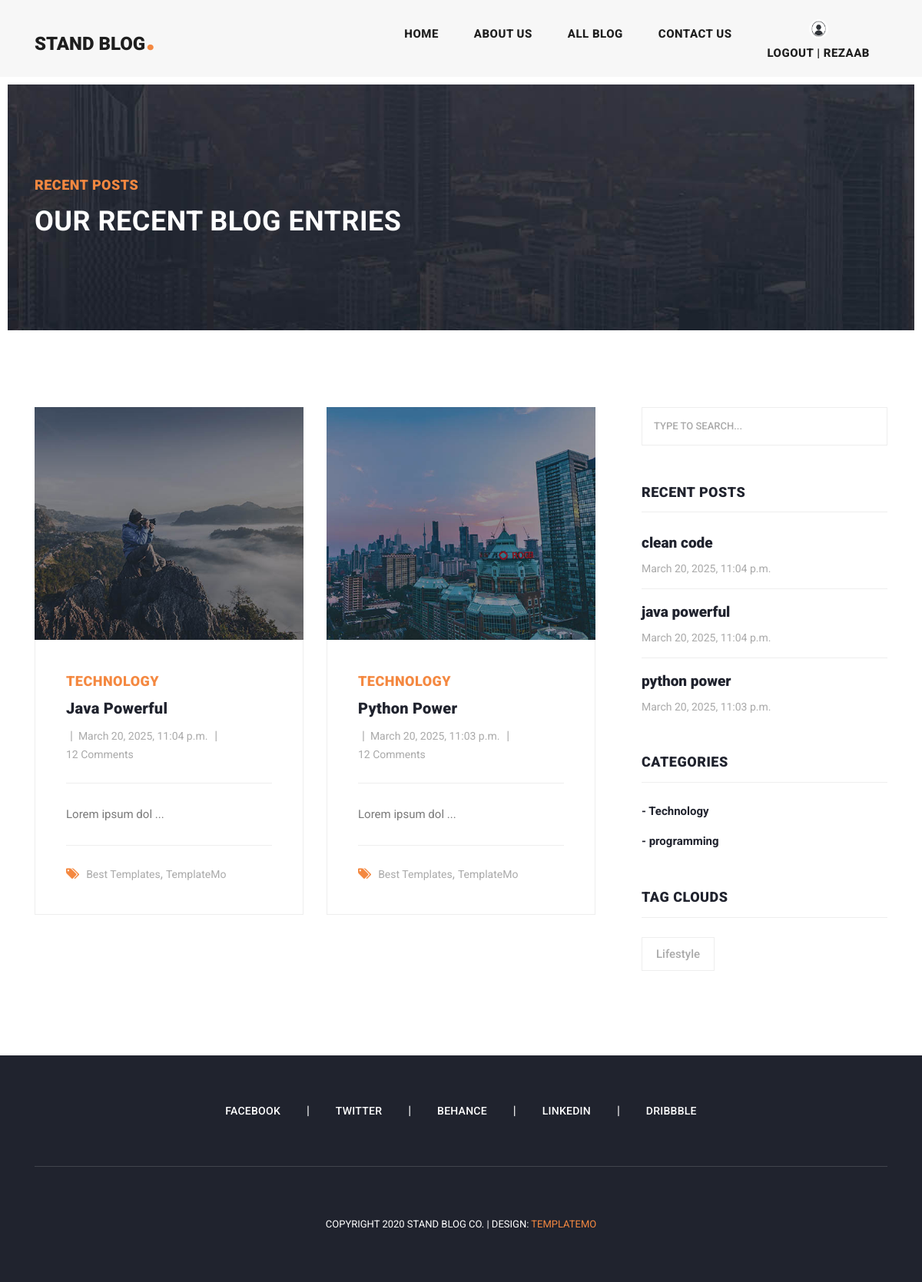
/category/1/ (signed in), run on the app's committed database.
### blog/models.py (models this page shows, shortened)
class Post(models.Model):
    author = models.ForeignKey(User, on_delete=models.CASCADE, related_name="posts")
    title = models.CharField(max_length=50)
    category = models.ManyToManyField(Category, related_name="posts")
    body = models.TextField()
    image = models.ImageField(upload_to="images/posts/%Y/%m/%d", null=True, blank=True)
    created = models.DateTimeField(auto_now_add=True)
    updated = models.DateTimeField(auto_now=True)
    slug = models.SlugField(blank=True, unique=True)
    status  = models.BooleanField(default=True)
    published = models.BooleanField(default=True)
    class Meta:
        ordering = ("-created",)
        verbose_name = "post"
        verbose_name_plural = "posts"
    def get_absolute_url(self):
        return reverse("home:detail", kwargs={"slug": self.slug})

class Category(models.Model):
    name = models.CharField(max_length=50)
    created = models.DateTimeField(auto_now_add=True)
    class Meta:
        verbose_name_plural = "categories"
    def __str__(self):
        return f'{self.name}'

### home/views.py (the view)
# urls.py: path("category/<int:pk>/", views.category_detail, name="category_detail"),
def category_detail(request, pk=None):
    category = get_object_or_404(Category, id=pk)
    posts = category.posts.all()
    return render(request, "home/blog.html",{"posts":posts})

### context_processors/context_processors.py (called while the page is built)
def recent_post(request):
    recent_post = Post.objects.all().order_by("-created")
    return {"recent_post":recent_post}

def categories(request):
    categories = Category.objects.all()
    return {"categories":categories}

### home/templatetags/filters.py (called while the page is built)
@register.inclusion_tag("home/result_tag.html")
def show_res(queryset):
    return {"objects" : queryset}

### home/templates/home/blog.html (shortened to what this page needs)
{% extends 'base.html' %}
{% load static %}
{% block content %}
  <div class="heading-page header-text">
    <section class="page-heading">
      <div class="container">
        <div class="row">
          <div class="col-lg-12">
            <div class="text-content">
              <h4>Recent Posts</h4>
              <h2>Our Recent Blog Entries</h2>
            </div>
          </div>
        </div>
      </div>
    </section>
  </div>
  <section class="blog-posts grid-system">
    <div class="container">
      <div class="row">
        <div class="col-lg-8">
          <div class="all-blog-posts">
            <div class="row">
              {% for post in posts %}
              <div class="col-lg-6">
                <div class="blog-post">
                  <div class="blog-thumb">
                    <img src="{{post.image.url}}" alt="" />
                  </div>
                  <div class="down-content">
                    <span>{{post.category.first}}</span>
                    <a href="{{post.get_absolute_url}}"><h4>{{post.title}}</h4></a>
                    <ul class="post-info">
                      <li>
                      </li>
                      <li>
                        <a href="#">{{post.created}}</a>
                      </li>
                      <li>
                        <a href="#">12 Comments</a>
                      </li>
                    </ul>
                    <p>{{post.body|slice:":15"}} ...</p>
                    <div class="post-options">
                      <div class="row">
                        <div class="col-lg-12">
                          <ul class="post-tags">
                            <li>
                              <i class="fa fa-tags"></i>
                            </li>
                            <li>
                              <a href="#">Best Templates</a>,
                            </li>
                            <li>
                              <a href="#">TemplateMo</a>
                            </li>
                          </ul>
                        </div>
                      </div>
                    </div>
                  </div>
                </div>
              </div>
              {% endfor %}
              <div class="col-lg-12">
              </div>
            </div>
          </div>
        </div>
          {% include "inc/sidebar.html" %}
      </div>
    </div>
  </section>
{% endblock %}

### templates/inc/navbar.html (shortened to what this page needs)
{% load static %}
<header class="">
  <nav class="navbar navbar-expand-lg">
    <div class="container">
      <a class="navbar-brand" href="{% url 'home:index' %}"><h2>Stand Blog<em>.</em></h2></a>
      <div class="collapse navbar-collapse" id="navbarResponsive">
        <ul class="navbar-nav ml-auto">
          <li class="nav-item {% if request.resolver_match.url_name == "index" %}active{% endif %}">
            <a class="nav-link" href="{% url 'home:index' %}">Home<span class="sr-only">(current)</span></a>
          </li>
          <li class="nav-item {% if request.resolver_match.url_name == "about" %}active{% endif %}">
            <a class="nav-link" href="{% url 'home:about' %}">About Us</a>
          </li>
          <li class="nav-item {% if request.resolver_match.url_name == "blog" %}active{% endif %}">
            <a class="nav-link" href="{% url 'home:blog' %}">All Blog</a>
          </li>
          <li class="nav-item {% if request.resolver_match.url_name == "contact" %}active{% endif %}">
            <a class="nav-link" href="{% url 'home:contact' %}">Contact Us</a>
          </li>
          <li class="nav-item">
            {% if not request.user.is_authenticated %}
              <div class="d-flex">
                <a class="nav-link" href="{% url 'account:login' %}">Login</a>
                <a class="nav-link" href="{% url 'account:register' %}">|&nbsp;&nbsp;&nbsp;&nbsp;Register</a>
              </div>
            {% else %}
              {% if request.user.image %}
                <span><img src="{{ user.profile.image.url }}" width="30px" height="30px" style="border-radius: 100%;" alt="" /></span>
              {% else %}
                <span><img src="{% static 'account/images/icons/defaultUser.png' %}" width="25px" height="25px" style="border-radius: 100%;" alt="" /></span>
              {% endif %}
              <a class="nav-link" href="{% url 'account:logout' %}">logout | {{ request.user }}</a>
            {% endif %}
          </li>
        </ul>
      </div>
    </div>
  </nav>
</header>

### templates/inc/sidebar.html
{% load filters %}
<div class="col-lg-4">
    <div class="sidebar">
      <div class="row">
        <div class="col-lg-12">
          <div class="sidebar-item search">
            <form id="search_form" name="gs" method="GET" action="{% url 'home:search_post' %}">
              <input type="text" name="q" class="searchText" placeholder="type to search..." autocomplete="on" />
            </form>
          </div>
        </div>
        <div class="col-lg-12">
          <div class="sidebar-item recent-posts">
            <div class="sidebar-heading">
              <h2>Recent Posts</h2>
            </div>
            <div class="content">
              <ul>
                {% show_res recent_post %}
              </ul>
            </div>
          </div>
        </div>
        <div class="col-lg-12">
          <div class="sidebar-item categories">
            <div class="sidebar-heading">
              <h2>Categories</h2>
            </div>
            <div class="content">
              <ul>
                {% for category in categories %}
                <li>
                    <a href="{% url 'home:category_detail' category.id %}">- {{category.name}}</a>
                </li>
                {% endfor %}
              </ul>
            </div>
          </div>
        </div>
        <div class="col-lg-12">
          <div class="sidebar-item tags">
            <div class="sidebar-heading">
              <h2>Tag Clouds</h2>
            </div>
            <div class="content">
              <ul>
                <li>
                  <a href="#">Lifestyle</a>
                </li>
              </ul>
            </div>
          </div>
        </div>
      </div>
    </div>
  </div>

### home/templates/home/result_tag.html
{% for recent in objects %}
<li>
    <a href="post-details.html">
      <h5>{{recent.title}}</h5>
      <span>{{recent.created}}</span>
    </a>
</li>
{% endfor %}

### data on the page
Post: image (picture), category.first "TECHNOLOGY", title "Java Powerful", created "March 20, 2025, 11:04 p.m.", body "Lorem ipsum dol", title "java powerful"
Post: image (picture), category.first "TECHNOLOGY", title "Python Power", created "March 20, 2025, 11:03 p.m.", body "Lorem ipsum dol", title "python power"
Post: title "clean code", created "March 20, 2025, 11:04 p.m."
Category: name "Technology"
Category: name "programming"

### other printed values
{{ request.user }} "REZAAB"
